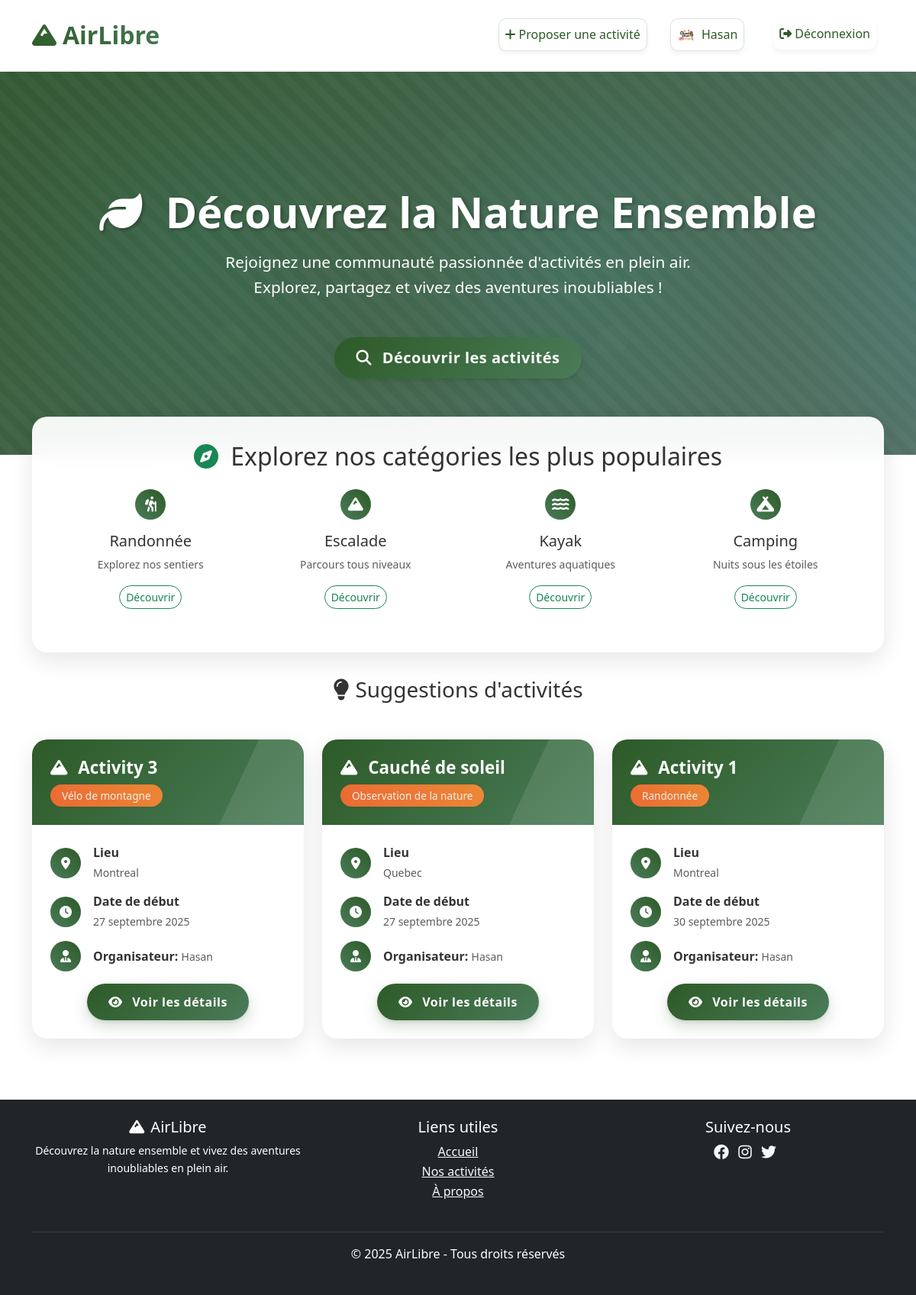
/ (signed in), run on the app's committed database.
### activities/models.py (models this page shows, shortened)
class User(AbstractUser):
    avatar = models.ImageField(
        upload_to=avatar_upload_path,
        blank=True,
        null=True,
        help_text="Téléchargez une image pour votre avatar (JPG, PNG, GIF ou WebP - 2MB max)",
        validators=[validate_avatar_extension, validate_avatar_size]
    )
    bio = models.TextField(
        verbose_name="Biographie",
        blank=True,
        null=True,
        help_text="Parlez-nous un peu de vous (optionnel).",
        max_length=500
    )
    class Meta:
        ordering = ['username']
        verbose_name = "Utilisateur"
        verbose_name_plural = "Utilisateurs"

class Activity(models.Model):
    title = models.CharField(
        verbose_name="Titre",
        blank=False,
        null=False,
        max_length=200,  # Ajout de max_length obligatoire pour CharField
       validators=[
              MinLengthValidator(5, "Le titre doit contenir au moins 5 caractères."),
              MaxLengthValidator(200, "Le titre doit contenir au plus 200 caractères.")
       ],
       error_messages={
           'blank': "Le titre ne peut pas être vide.",
       }
    )
    description = models.TextField(
            verbose_name="Description",
            blank=False,
            null=False,
            validators=[
                MinLengthValidator(10, "La description doit contenir au moins 10 caractères.")
            ],
            error_messages={
                'blank': "La description ne peut pas être vide.",
            }
        )
    location_city = models.CharField(
            verbose_name="Ville",
            max_length=100,
            validators=[
                MinLengthValidator(2, "La ville doit contenir au moins 2 caractères."),
            ],
            error_messages={
                'blank': "La ville ne peut pas être vide.",
                'max_length': "La ville ne peut pas dépasser 100 caractères.",
            }
        )
    start_time = models.DateTimeField(
            verbose_name="Date et heure de début",
            error_messages={
                'required': "La date et l'heure de début sont requises.",
            }
        )
    end_time = models.DateTimeField(
            verbose_name="Date et heure de fin",
            error_messages={
                'required': "La date et l'heure de fin sont requises.",
            }
        )
    proposer = models.ForeignKey(
            User,
            on_delete=models.CASCADE,
            related_name='proposed_activities',
            verbose_name="Organisateur",
        )
    attendees = models.ManyToManyField(
            User,
            related_name='attended_activities',
            blank=True,
            verbose_name="Participants",
        )
    category = models.ForeignKey(
            Category,
            related_name='activities',
            verbose_name="Catégorie",
            on_delete=models.SET_NULL,
            null=True,
        )
    document = models.FileField(
            upload_to=document_upload_path,
            blank=True,
            null=True,
            verbose_name="Document joint",
            help_text="Joindre un document à l'activité (PDF, DOC, DOCX, images - 5MB max)",
            validators=[validate_file_extension, validate_file_size]
        )
    class Meta:
        ordering = ['start_time']
        verbose_name = "Activité"
        verbose_name_plural = "Activités"

class Category(models.Model):
    name = models.CharField(
        verbose_name="Nom de la catégorie",
        unique=True,
        max_length=100,
        blank=False,
        null=False,
        error_messages= {
            'unique': "Une catégorie avec ce nom existe déjà.",
            'blank': "Le nom de la catégorie ne peut pas être vide.",
            'max_length': "Le nom de la catégorie ne peut pas dépasser 100 caractères.",
        }
    )
    class Meta:
        ordering = ['name']
        verbose_name = "Catégorie"
        verbose_name_plural = "Catégories"
    def __str__(self):
        return str(self.name)

### activities/views.py (the view)
# urls.py: path('', activities.views.index, name='home'),
def index(request):
    activities = Activity.objects.filter(
        start_time__gte=timezone.now()
    ).select_related('category', 'proposer').order_by('start_time')[:3]
    return render(request, 'activities/home.html', {'activities': activities})

### activities/templates/activities/home.html (shortened to what this page needs)
{% extends "base.html" %}
{% block hero %}
<section class="hero-section">
    <div class="container">
        <div class="hero-content text-center">
            <h1 class="hero-title">
                <i class="fas fa-leaf me-3" aria-hidden="true"></i>
                Découvrez la Nature Ensemble
            </h1>
            <p class="hero-subtitle">
                Rejoignez une communauté passionnée d'activités en plein air.<br>
                Explorez, partagez et vivez des aventures inoubliables !
            </p>
            <a href="{% url 'activity_list' %}" class="btn btn-details btn-lg mt-3">
                <i class="fas fa-search me-2" aria-hidden="true"></i>
                Découvrir les activités
            </a>
        </div>
    </div>
</section>
{% endblock %}
{% block content %}
<section class="container">
    <div class="filters-card fade-in-up">
        <h2 class="text-center mb-4">
            <i class="fas fa-compass me-2 text-success" aria-hidden="true"></i>
            Explorez nos catégories les plus populaires
        </h2>
        <div class="row text-center">
            <div class="col-md-3 col-6 mb-4">
                <div class="category-item">
                    <div class="info-icon mx-auto mb-3">
                        <i class=" fas fa-hiking fa-lg" aria-hidden="true"></i>
                    </div>
                    <h5>Randonnée</h5>
                    <p class="small text-muted">Explorez nos sentiers</p>
                    <a href="{% url 'activity_list' %}?category=Randonnée"
                        class="btn btn-sm btn-outline-success rounded-pill">Découvrir</a>
                </div>
            </div>
            <div class="col-md-3 col-6 mb-4">
                <div class="category-item">
                    <div class="info-icon mx-auto mb-3">
                        <i class="fas fa-mountain fa-lg" aria-hidden="true"></i>
                    </div>
                    <h5>Escalade</h5>
                    <p class="small text-muted">Parcours tous niveaux</p>
                    <a href="{% url 'activity_list' %}?category=Escalade"
                        class="btn btn-sm btn-outline-success rounded-pill">Découvrir</a>
                </div>
            </div>
            <div class="col-md-3 col-6 mb-4">
                <div class="category-item">
                    <div class="info-icon mx-auto mb-3">
                        <i class="fas fa-water fa-lg" aria-hidden="true"></i>
                    </div>
                    <h5>Kayak</h5>
                    <p class="small text-muted">Aventures aquatiques</p>
                    <a href="{% url 'activity_list' %}?category=Kayak"
                        class="btn btn-sm btn-outline-success rounded-pill">Découvrir</a>
                </div>
            </div>
            <div class="col-md-3 col-6 mb-4">
                <div class="category-item">
                    <div class="info-icon mx-auto mb-3">
                        <i class="fas fa-campground fa-lg" aria-hidden="true"></i>
                    </div>
                    <h5>Camping</h5>
                    <p class="small text-muted">Nuits sous les étoiles</p>
                    <a href="{% url 'activity_list' %}?category=Camping"
                        class="btn btn-sm btn-outline-success rounded-pill">Découvrir</a>
                </div>
            </div>
        </div>
    </div>
    <h3 class="text-center mb-5"><i class="fas fa-lightbulb me-2" aria-hidden="true"></i>Suggestions d'activités</h3>
    <div class="row">
        {% if activities %}
        {% for activity in activities %}
        <div class="col-lg-4 col-md-6">
            <div class="activity-card fade-in-up">
                <div class="card-header">
                    <h3 class="activity-title">
                        <i class="fas fa-mountain me-2" aria-hidden="true"></i>
                        {{ activity.title }}
                    </h3>
                    <div class="activity-meta">
                        <span class="badge badge-primary">{{ activity.category}}</span>
                    </div>
                </div>
                <div class="card-body">
                    <div class="info-item">
                        <div class="info-icon">
                            <i class="fas fa-map-marker-alt" aria-hidden="true"></i>
                        </div>
                        <div>
                            <strong>Lieu</strong><br>
                            <small class="text-muted">{{ activity.location_city}}</small>
                        </div>
                    </div>
                    <div class="info-item">
                        <div class="info-icon">
                            <i class="fas fa-clock" aria-hidden="true"></i>
                        </div>
                        <div>
                            <strong>Date de début</strong><br>
                            <small class="text-muted">{{ activity.start_time|date:"j F Y" }}</small>
                        </div>
                    </div>
                    <div class="info-item">
                        <div class="info-icon">
                            <i class="fas fa-user-tie" aria-hidden="true"></i>
                        </div>
                        <div>
                            <strong>Organisateur:</strong>
                            <small class="text-muted">{{ activity.proposer.username}}</small>
                        </div>
                    </div>
                    <div class="text-center mt-3">
                        <a href="{% url 'activity_detail' activity.id %}" class="btn btn-details">
                            <i class="fas fa-eye me-2" aria-hidden="true"></i>
                            Voir les détails
                        </a>
                    </div>
                </div>
            </div>
        </div>
        {% endfor %}
        {% endif %}
    </div>
</section>
{% endblock %}

### activities/templates/partials/_navbar.html (shortened to what this page needs)
<nav class="navbar navbar-expand-lg" role="navigation" aria-label="Navigation principale" id="navigation">
    <div class="container">
        <a class="navbar-brand" href="/" aria-label="AirLibre - Retour à l'accueil">
            <i class="fas fa-mountain me-2" aria-hidden="true"></i>AirLibre
        </a>
        <div class="collapse navbar-collapse" id="navbarNav">
            <ul class="navbar-nav ms-auto" role="menubar">
                {% if user.is_authenticated %}
                <li class="nav-item">
                    <a class="nav-link" href="{% url 'add_activity' %}" role="menuitem"
                        aria-label="Proposer une nouvelle activité">
                        <i class="fas fa-plus me-1" aria-hidden="true"></i>Proposer une activité
                    </a>
                </li>
                <li class="nav-item d-flex align-items-center me-2" role="none">
                    <a href="{% url 'profile' %}" class="nav-link" role="menuitem"
                        aria-label="Accéder à mon profil utilisateur">
                        {% if user.avatar %}
                            <img src="{{ user.avatar.url }}" alt="Avatar de {{ user.username }}" class="rounded-circle me-1" width="24" height="24">
                        {% else %}
                            <i class="fas fa-user-circle me-1" aria-hidden="true"></i>
                        {% endif %}
                        {{ user.username }}
                    </a>
                </li>
                <li class="nav-item" role="none">
                    <form method="post" action="{% url 'logout' %}" class="d-inline">
                        <button type="submit" class="nav-link border-0 bg-transparent" role="menuitem"
                            aria-label="Se déconnecter de mon compte">
                            <i class="fas fa-sign-out-alt me-1" aria-hidden="true"></i>Déconnexion
                        </button>
                    </form>
                </li>
                {% endif %}
            </ul>
        </div>
    </div>
</nav>

### data on the page
User: avatar (picture), username "Hasan"
Activity: title "Activity 3", category "Vélo de montagne", location_city "Montreal", start_time "27 septembre 2025", proposer.username "Hasan"
Activity: title "Cauché de soleil", category "Observation de la nature", location_city "Quebec", start_time "27 septembre 2025", proposer.username "Hasan"
Activity: title "Activity 1", category "Randonnée", location_city "Montreal", start_time "30 septembre 2025", proposer.username "Hasan"
